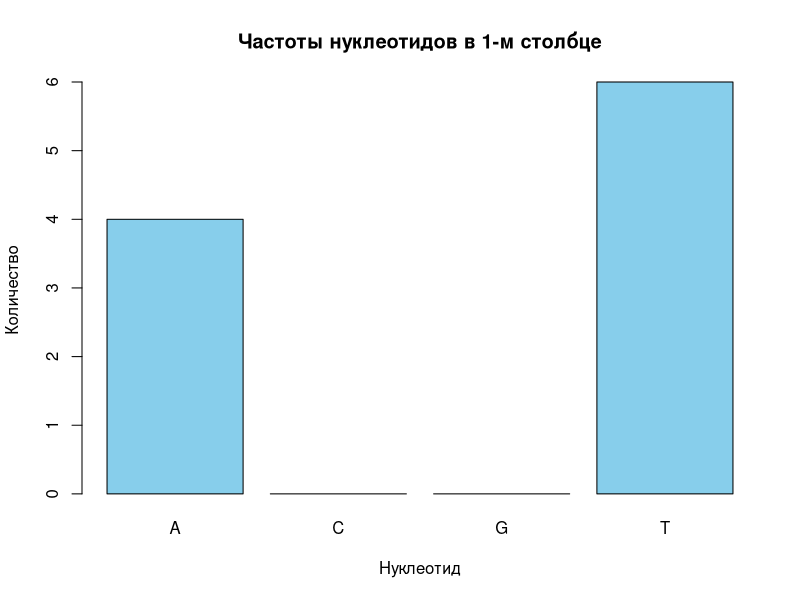

The R source for this figure:
# --- №1 ---
motifs2 <- matrix(c(
  "a", "C", "g", "G", "T", "A", "A", "t", "t", "C", "a", "G",
  "t", "G", "G", "G", "C", "A", "A", "T", "t", "C", "C", "a",
  "A", "C", "G", "t", "t", "A", "A", "t", "t", "C", "G", "G",
  "T", "G", "C", "G", "G", "G", "A", "t", "t", "C", "C", "C",
  "t", "C", "G", "a", "A", "A", "A", "t", "t", "C", "a", "G",
  "A", "C", "G", "G", "C", "G", "A", "a", "t", "T", "C", "C",
  "T", "C", "G", "t", "G", "A", "A", "t", "t", "a", "C", "G",
  "t", "C", "G", "G", "G", "A", "A", "t", "t", "C", "a", "C",
  "A", "G", "G", "G", "T", "A", "A", "t", "t", "C", "C", "G",
  "t", "C", "G", "G", "A", "A", "A", "a", "t", "C", "a", "C"
), nrow = 10, byrow = TRUE)


# --- №2 ---
motifs2 <- toupper(motifs2)
print(motifs2)


# --- №3 ---
count_matrix <- apply(motifs2, 2, function(x) {table(factor(x, levels = c("A", "C", "G", "T")))})
print(count_matrix)

profile_matrix <- count_matrix / nrow(motifs2)
print(profile_matrix)


# --- №4 ---
scoreMotifs <- function(mtx) {
  cm <- apply(mtx, 2, function(x) table(factor(x, levels = c("A", "C", "G", "T"))))
  max_counts <- apply(cm, 2, max)
  return(sum(max_counts))
}
current_score <- scoreMotifs(motifs2)
cat("Score для motifs2:", current_score, "\n")


# --- №5 ---
getConsensus <- function(mtx) {
  # cтроим count matrix
  count_matrix <- apply(mtx, 2, function(x) table(factor(x, levels = c("A", "C", "G", "T"))))
  # Находим индекс max элемента в каждом столбце
  # which.max возвращает первый индекс, если есть равенство
  max_indices <- apply(count_matrix, 2, which.max)
  # извлекаем имена нк по индексам
  consensus_bases <- rownames(count_matrix)[max_indices]
  # склеиваем вектор букв в одну строку
  return(paste(consensus_bases, collapse = ""))
}

consensus_seq <- getConsensus(motifs2)
cat("Консенсусная последовательность:", consensus_seq, "\n")


# --- Задание №6 ---
barplot(
  count_matrix[, 1],
  col = "skyblue",
  main = "Частоты нуклеотидов в 1-м столбце",
  ylab = "Количество",
  xlab = "Нуклеотид"
)
